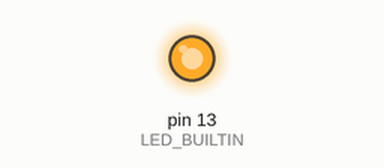
Simulated run of this sketch. Board: Arduino Uno, built with avr-gcc and run on an emulated ATmega328P. On the bench: output pins drawn as LEDs (lit = HIGH).

Above: at 0.5 s.
At 5.4 s:
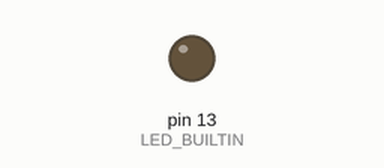
Timing chart, 0 to 7.8 s (numbered marks = the images above):
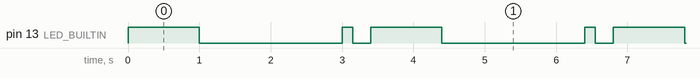

Measured:
- by itself, pin 13 (LED_BUILTIN): repeats every 3.4 s: LOW 2.0 s, HIGH 0.15 s, LOW 0.25 s, HIGH 1.0 s
- by itself, everything shown: repeats every 3.4 s, in 4 steps

The sketch:

Blink.ino
```cpp
// the setup function runs once when you press reset or power the board
void setup() {
  // initialize digital pin LED_BUILTIN as an output.
  pinMode(LED_BUILTIN, OUTPUT);
}

// the loop function runs over and over again forever
void loop() {
  digitalWrite(LED_BUILTIN, HIGH);   // turn the LED on (HIGH is the voltage level)
  delay(1000);                       // wait for a second
  digitalWrite(LED_BUILTIN, LOW);    // turn the LED off by making the voltage LOW
  delay(2000);                       // wait for a second
  digitalWrite(LED_BUILTIN, HIGH);   // turn the LED on (HIGH is the voltage level)
  delay(150);                       // wait for a second
  digitalWrite(LED_BUILTIN, LOW);    // turn the LED off by making the voltage LOW
  delay(250);                       // wait for a second
}
```
